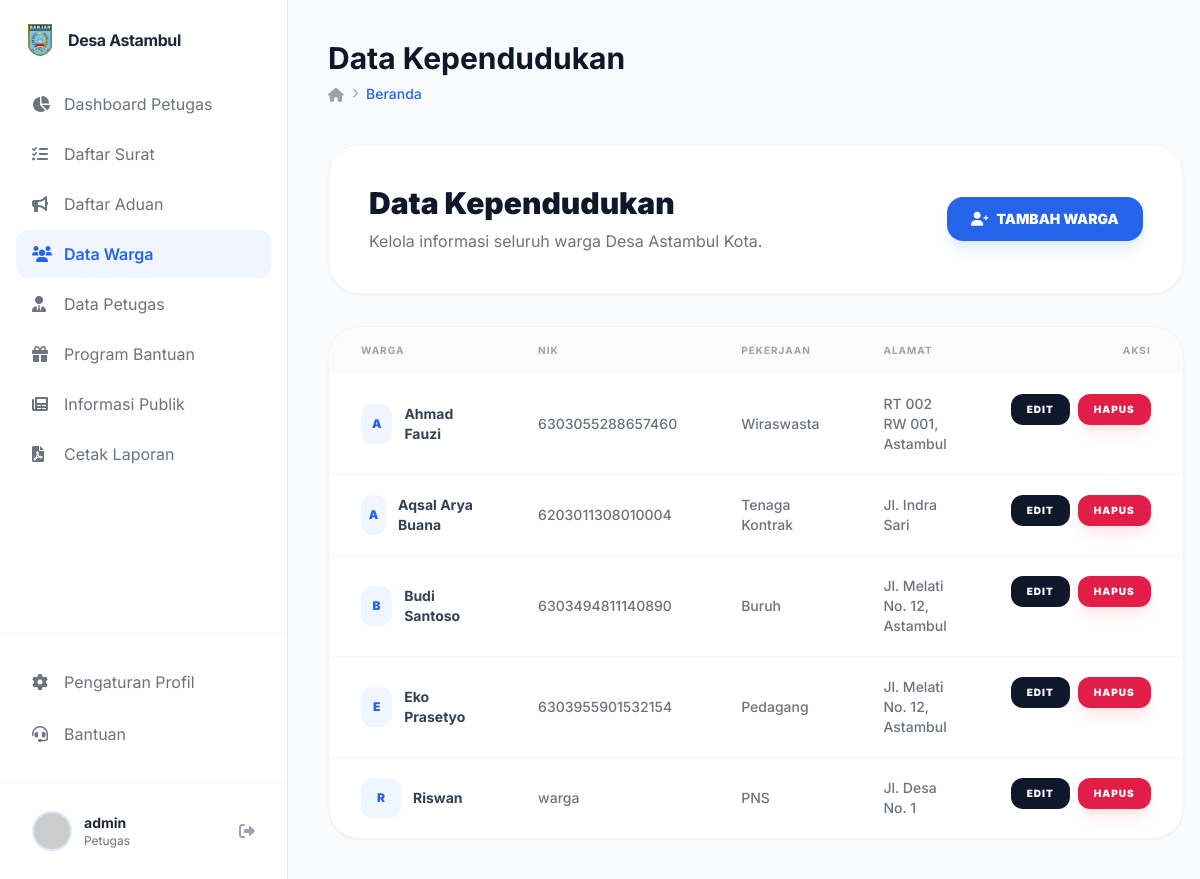
The app's page /public/warga/admin (signed in), older data.
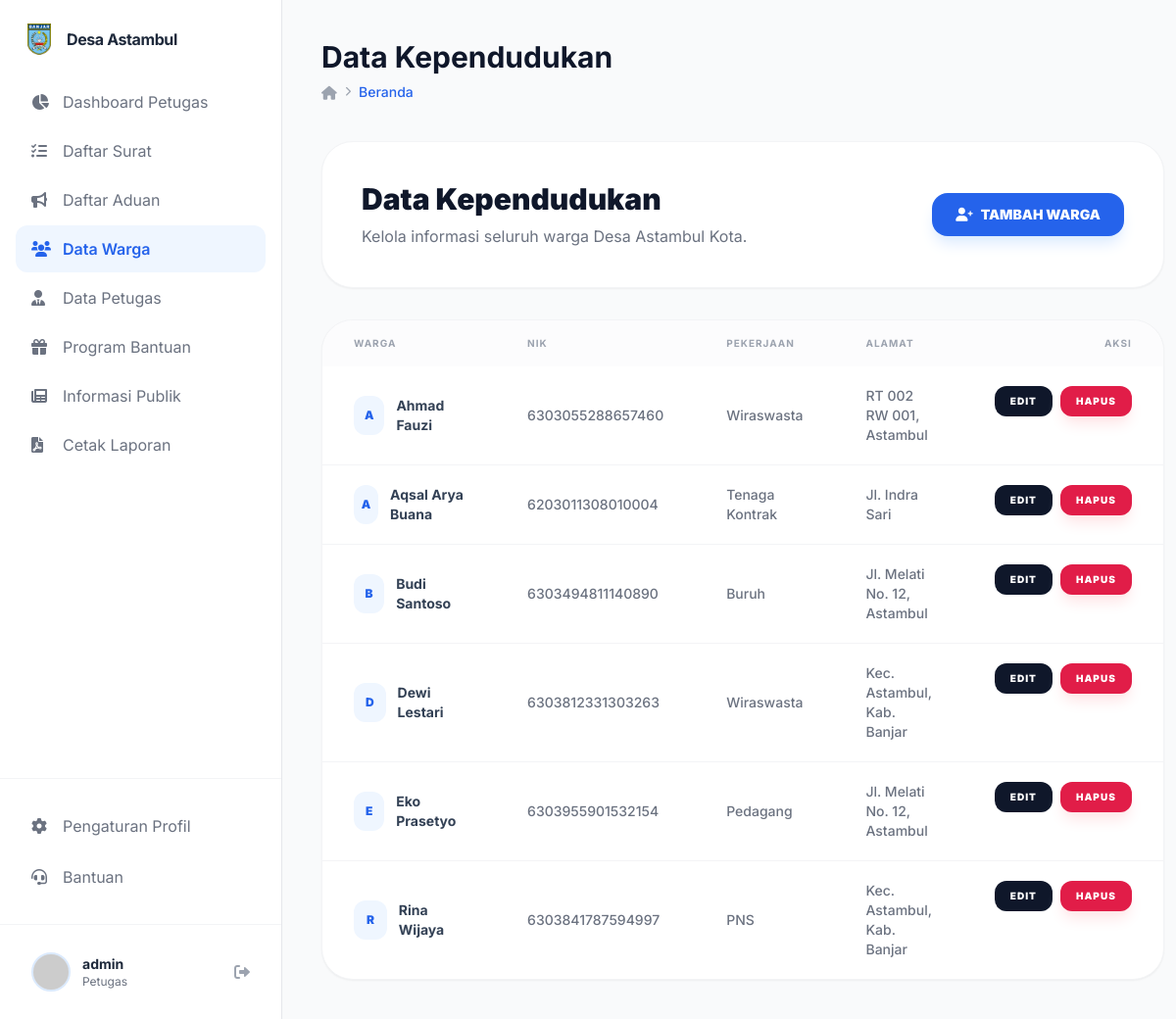
The same page, newer data.
### tables this page shows
CREATE TABLE `warga` (
  `id_warga` int NOT NULL,
  `nik` varchar(16) DEFAULT NULL,
  `nama_lengkap` varchar(100) DEFAULT NULL,
  `tempat_lahir` varchar(50) DEFAULT NULL,
  `tanggal_lahir` date DEFAULT NULL,
  `jenis_kelamin` enum('L','P') DEFAULT NULL COMMENT 'L = Laki-laki, P = Perempuan',
  `alamat` text,
  `rt_rw` varchar(10) DEFAULT NULL,
  `pekerjaan` varchar(50) DEFAULT NULL,
  `penghasilan` decimal(12,2) DEFAULT NULL,
  `jumlah_tanggungan` int DEFAULT NULL,
  `kondisi_rumah` enum('layak','kurang_layak','tidak_layak') DEFAULT NULL,
  `status_kawin` enum('kawin','belum_kawin','cerai') DEFAULT NULL,
  `created_at` datetime DEFAULT NULL,
  `updated_at` datetime DEFAULT NULL
);

### app/core/Controller.php (called while the page is built, shortened)
<?php
class Controller {
    public function view($view, $data = []) {
        require_once '../app/views/' . $view . '.php';
    }
    public function model($model) {
        return new $model;
    }
}

### app/controllers/Warga.php (called while the page is built, shortened)
<?php
class Warga extends Controller {
    public function admin() {
        $data['judul'] = 'Data Kependudukan';
        $wargaModel = $this->model('WargaModel');
        $data['warga'] = $wargaModel->getAllWarga();
        $this->view('warga/admin', $data);
    }
}

### app/core/App.php (called while the page is built, shortened)
<?php
class App {
    protected $method = 'index';
    protected $params = [];
    public function __construct() {
        $url = $this->parseURL();
        if ($url && file_exists('../app/controllers/' . $url[0] . '.php')) {
            unset($url[0]);
        }
        $this->controller = new $this->controller;
        if (isset($url[1])) {
            if (method_exists($this->controller, $url[1])) {
                $this->method = $url[1];
            }
        }
        call_user_func_array([$this->controller, $this->method], $this->params);
    }
    public function parseURL() {
        if (isset($_GET['url'])) {
            $url = rtrim($_GET['url'], '/');
            $url = filter_var($url, FILTER_SANITIZE_URL);
            $url = explode('/', $url);
            return $url;
        }
    }
}

### public/index.php (called while the page is built, shortened)
<?php
$app = new App;

### app/core/Database.php (called while the page is built, shortened)
<?php
class Database {
    private $host = DB_HOST;
    private $user = DB_USER;
    private $pass = DB_PASS;
    private $dbname = DB_NAME;
    private $dbh;
    private $stmt;
    public function __construct() {
        $dsn = 'mysql:host=' . $this->host . ';dbname=' . $this->dbname;
        $options = [
            PDO::ATTR_PERSISTENT => true,
            PDO::ATTR_ERRMODE => PDO::ERRMODE_EXCEPTION
        ];
        try {
            $this->dbh = new PDO($dsn, $this->user, $this->pass, $options);
        } catch (PDOException $e) {
            die($e->getMessage());
        }
    }
    public function query($sql) {
        $this->stmt = $this->dbh->prepare($sql);
    }
    public function execute() {
        return $this->stmt->execute();
    }
    public function resultSet() {
        $this->execute();
        return $this->stmt->fetchAll(PDO::FETCH_ASSOC);
    }
}

### app/models/WargaModel.php (called while the page is built, shortened)
<?php
class WargaModel {
    private $table = 'warga';
    private $db;
    public function __construct() {
        $this->db = new Database;
    }
    public function getAllWarga($sort_by = 'nama_lengkap', $sort_order = 'ASC') {
        $allowed_columns = ['nama_lengkap', 'nik', 'alamat', 'pekerjaan'];
        $sort_order = strtoupper($sort_order) === 'ASC' ? 'ASC' : 'DESC';
        $this->db->query('SELECT w.* FROM ' . $this->table . ' w
                          LEFT JOIN user u ON w.nik = u.nik
                          WHERE u.level = "masyarakat" OR u.level IS NULL
                          ORDER BY w.' . $sort_by . ' ' . $sort_order);
        return $this->db->resultSet();
    }
}

### app/views/warga/admin.php (the view, shortened to what the rows shown need)
<div class="space-y-8">
    <div class="bg-white p-10 rounded-[32px] shadow-sm border border-gray-100 flex flex-col md:flex-row justify-between items-start md:items-center gap-6">
        <div>
            <h2 class="text-3xl font-black text-slate-900 mb-2">Data Kependudukan</h2>
        </div>
    </div>
    <div class="bg-white rounded-[32px] shadow-sm border border-gray-100 overflow-hidden">
        <div class="overflow-x-auto">
            <table class="w-full text-left border-collapse">
                <thead class="bg-gray-50/50">
                    <tr>
                        <th class="px-8 py-4 text-[10px] font-bold text-gray-400 uppercase tracking-widest">Warga</th>
                        <th class="px-8 py-4 text-[10px] font-bold text-gray-400 uppercase tracking-widest">NIK</th>
                        <th class="px-8 py-4 text-[10px] font-bold text-gray-400 uppercase tracking-widest">Pekerjaan</th>
                        <th class="px-8 py-4 text-[10px] font-bold text-gray-400 uppercase tracking-widest">Alamat</th>
                        <th class="px-8 py-4 text-[10px] font-bold text-gray-400 uppercase tracking-widest text-right">Aksi</th>
                    </tr>
                </thead>
                <tbody class="divide-y divide-gray-100">
                    <?php if(empty($data['warga'])): ?>
                        <tr>
                            <td colspan="5" class="px-8 py-12 text-center text-gray-500 italic">Data warga masih kosong.</td>
                        </tr>
                    <?php else: ?>
                        <?php foreach($data['warga'] as $w): ?>
                            <tr class="hover:bg-gray-50/50 transition group">
                                <td class="px-8 py-5">
                                    <div class="flex items-center space-x-3">
                                        <div class="w-10 h-10 rounded-xl bg-blue-50 text-blue-600 flex items-center justify-center font-black text-xs">
                                            <?= substr($w['nama_lengkap'], 0, 1); ?>
                                        </div>
                                        <span class="text-sm font-bold text-slate-700"><?= $w['nama_lengkap']; ?></span>
                                    </div>
                                </td>
                                <td class="px-8 py-5 text-sm text-gray-500 font-medium"><?= $w['nik']; ?></td>
                                <td class="px-8 py-5 text-sm text-gray-500 font-medium"><?= $w['pekerjaan'] ?? '-'; ?></td>
                                <td class="px-8 py-5 text-sm text-gray-500 font-medium"><?= $w['alamat']; ?></td>
                                <td class="px-8 py-5 text-right flex justify-end items-center gap-2">
                                    <?php if($_SESSION['user']['level'] == 'kades'): ?>
                                        <button onclick='openModal("detail", <?= json_encode($w); ?>)' class="px-4 py-2 bg-blue-50 text-blue-600 rounded-xl font-black text-[10px] uppercase tracking-widest hover:bg-blue-100 transition flex items-center">
                                            Detail
                                        </button>
                                    <?php else: ?>
                                        <button onclick='openModal("edit", <?= json_encode($w); ?>)' class="px-4 py-2 bg-slate-900 text-white rounded-xl font-black text-[10px] uppercase tracking-widest hover:bg-slate-800 transition flex items-center">
                                            Edit
                                        </button>
                                        <a href="<?= BASEURL; ?>/warga/hapus/<?= $w['id_warga']; ?>" onclick="return confirm('Hapus data warga ini?')" class="px-4 py-2 bg-rose-600 text-white rounded-xl font-black text-[10px] uppercase tracking-widest hover:bg-rose-700 transition shadow-lg shadow-rose-100 flex items-center">
                                            Hapus
                                        </a>
                                    <?php endif; ?>
                                </td>
                            </tr>
                        <?php endforeach; ?>
                    <?php endif; ?>
                </tbody>
            </table>
        </div>
    </div>
</div>

Row changes from the older to the newer data that the page shows:
removed warga: nama_lengkap "R", nama_lengkap "Riswan", nik "warga", pekerjaan "PNS", alamat "Jl. Desa No. 1"
added warga: nama_lengkap "D", nama_lengkap "Dewi Lestari", nik "6303812331303263", pekerjaan "Wiraswasta", alamat "Kec. Astambul, Kab. Banjar"
added warga: nama_lengkap "R", nama_lengkap "Rina Wijaya", nik "6303841787594997", pekerjaan "PNS", alamat "Kec. Astambul, Kab. Banjar"
